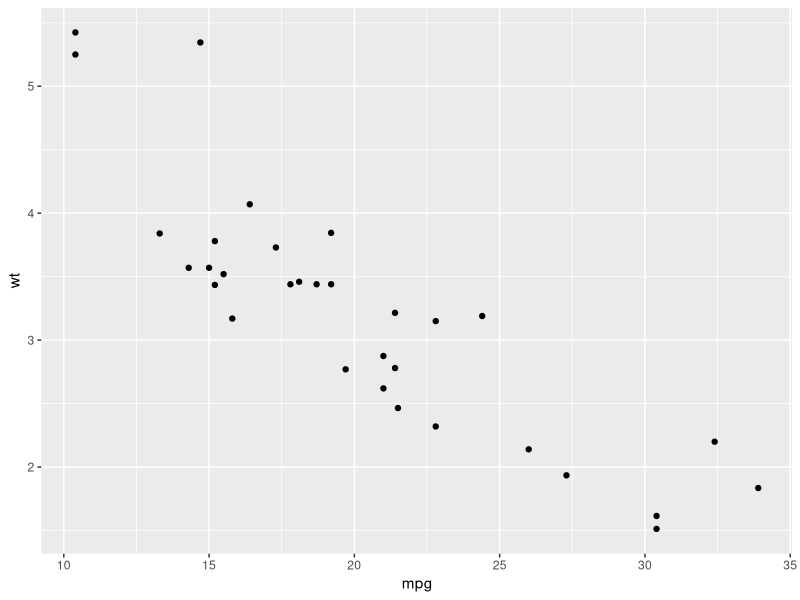
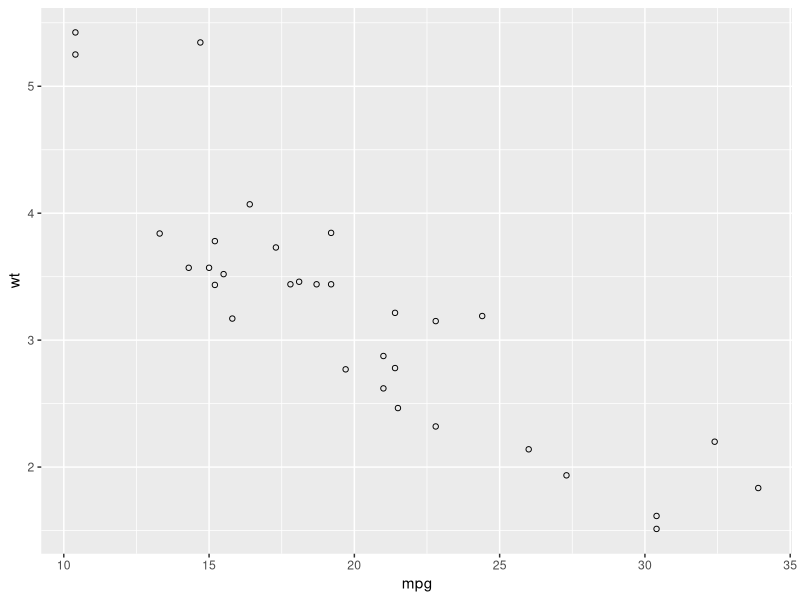
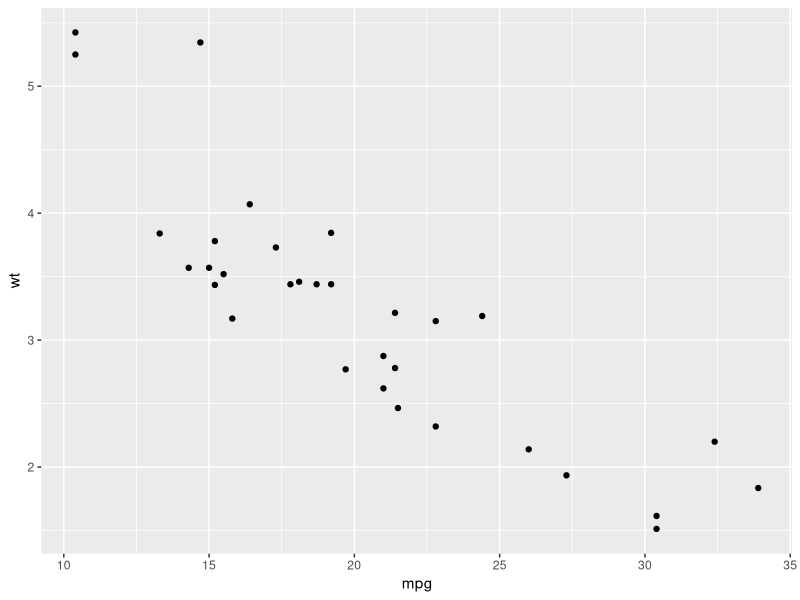
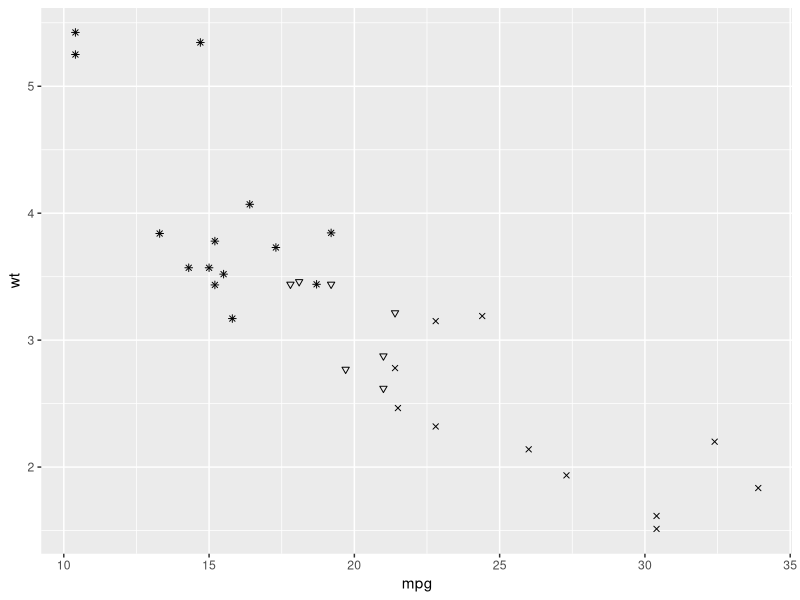
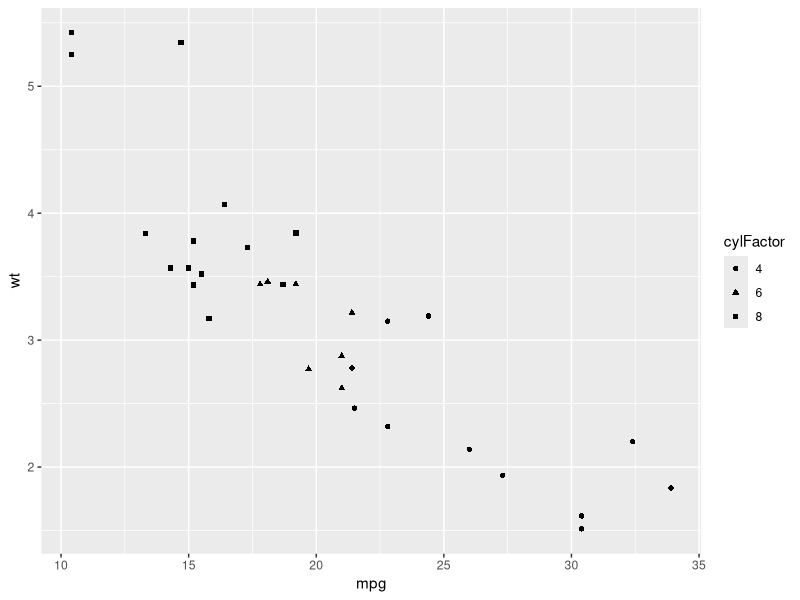
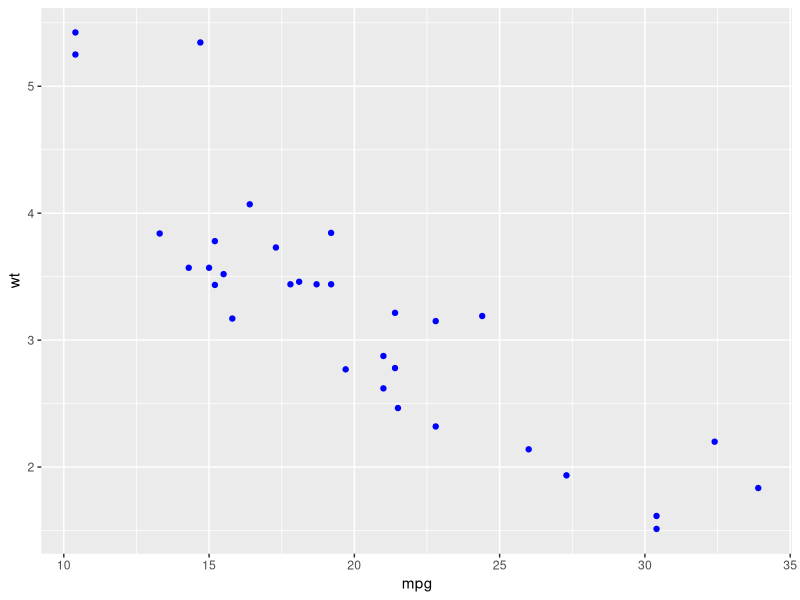
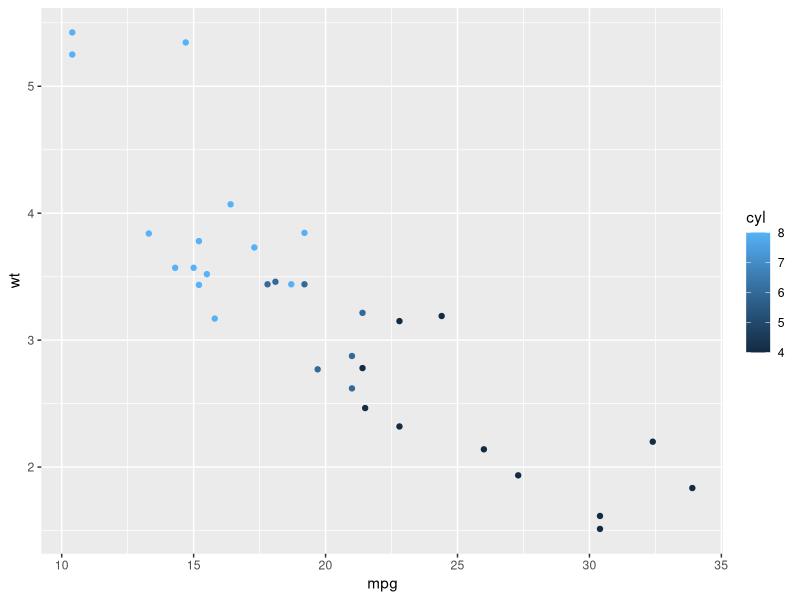
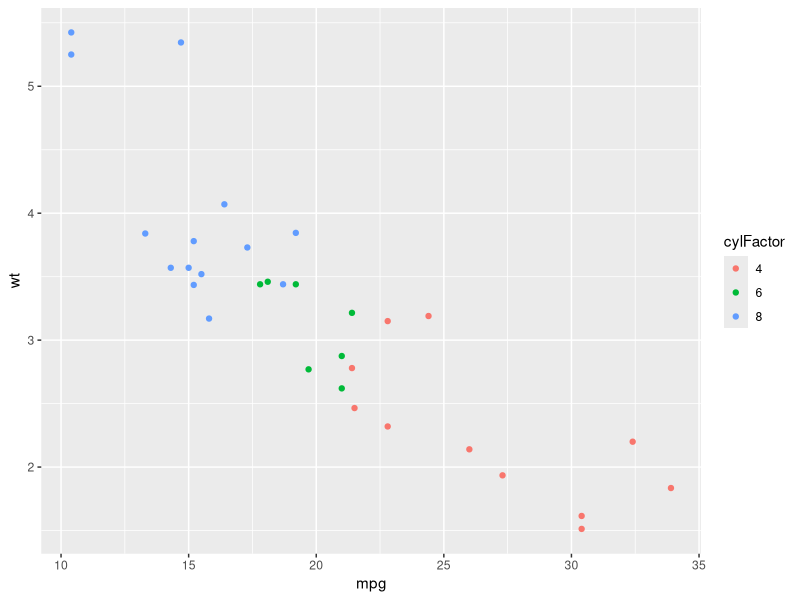

These charts were generated, in order, by the following R code:
## ---- chunk 1
library(ggplot2)
## ---- chunk 2
qplot(mpg,wt,data = mtcars)
## ---- chunk 3
ggplot(mtcars,aes(x= mpg, y= wt)) + geom_point(shape=1)
## ---- chunk 4
ggplot(mtcars, aes(x=mpg, y=wt)) + geom_point(shape=19)
## ---- chunk 5
ggplot(mtcars, aes(x=mpg,y=wt,shape=cyl)) + geom_point() + scale_shape_identity()
## ---- chunk 6
mtcars$cylFactor<- factor(mtcars$cyl)
## ---- chunk 7
ggplot(mtcars,aes(x=mpg,y=wt,shape=cylFactor)) + geom_point()
## ---- chunk 8
ggplot(mtcars,aes(x=mpg,y=wt)) + geom_point(shape=19, colour="blue")
## ---- chunk 9
ggplot(mtcars, aes(x=mpg,y=wt, color = cyl))+ geom_point(shape=19)
## ---- chunk 10
ggplot(mtcars,aes(x=mpg,y=wt,color=cylFactor)) + geom_point(shape=19)
## ---- chunk 11
ggplot(mtcars,aes(x=mpg,y=wt,color=cylFactor)) + geom_point(shape=19) + labs(colour="Cylinders")
## ---- chunk 12
ggplot(mtcars,aes(x=mpg,y=wt,color=cylFactor)) + geom_point(shape=19) + xlab("Miles per Gallon") + ylab("Weight") + labs(colour = "Cylinders") + ggtitle("Scatterplot")
## ---- chunk 13
?EuStockMarkets
## ---- chunk 14
EuStockDF <- as.data.frame(EuStockMarkets)
## ---- chunk 15
head(EuStockDF)
## ---- chunk 16
ggplot(EuStockDF,aes(x=c(1:nrow(EuStockDF)), y=DAX)) + geom_line()
## ---- chunk 17
ggplot(EuStockDF,aes(x=c(1:nrow(EuStockDF)),y=DAX)) + geom_line(linewidth=1.5) + labs(x="Stocks") 
## ---- chunk 18
ggplot(EuStockDF,aes(x=c(1:nrow(EuStockDF)), y=DAX)) + geom_line(linewidth=1.5, colour="light blue") + labs(x="Time",y="Stocks")
## ---- chunk 19
dax_smi_plot <- ggplot()+
  geom_line(data = EuStockDF,aes(x=c(1:nrow(EuStockDF)), y= DAX),linewidth = 1.5, colour="light blue") + 
  geom_line(data = EuStockDF,aes(x=c(1:nrow(EuStockDF)), y=DAX),linwidht=1.5, colour="red") + 
  labs(x="Time", y="Stocks")
print(dax_smi_plot)
## ---- chunk 20
all_stocks <- ggplot() +
  geom_line(data = EuStockDF,aes(x=c(1:nrow(EuStockDF)),y=DAX), linewidth=1, colour="light blue") +
  geom_line(data = EuStockDF,aes(x=c(1:nrow(EuStockDF)),y=SMI), linewidth=1, colour="red") +
  geom_line(data = EuStockDF,aes(x=c(1:nrow(EuStockDF)),y=CAC), linewidth=1, colour="purple") +
  geom_line(data = EuStockDF,aes(x=c(1:nrow(EuStockDF)),y=FTSE), linewidth=1, colour="green") +
  labs(x = "Time", y = "Stocks")

print(all_stocks)
## ---- chunk 21
legend_stocks <- all_stocks + xlab("Days") + ylab("Price") + ggtitle(" Eu Stocks")
print(legend_stocks)
## ---- chunk 22
ggplot(mtcars,aes(x=mpg,y=wt)) + geom_point(shape=19) + 
  geom_smooth(method = "lm", se= FALSE, color = "red")
## ---- chunk 23
# se = TRUE -> el intervalo de confianza aparece (default=TRUE)
ggplot(mtcars,aes(x=mpg,y=wt, color=cylFactor)) + geom_point(shape=19) + geom_smooth(method = "lm", se=TRUE, color="red")
## ---- chunk 24
ggplot(mtcars,aes(x=mpg,y=wt, color=cylFactor)) + geom_point(shape=19) +
  geom_smooth(method = "lm", se=TRUE, color="red") + xlab("Miles per Gallon") +
  ylab("Weight") + labs(colour="Cylinders") +ggtitle("Linear Regression")
## ---- chunk 25
ggplot(mtcars,aes(x=mpg,y=wt,color=cylFactor)) + geom_point(shape=19) +
  geom_smooth(method="auto" , se=TRUE, color = "red")+ xlab("Miles per Gallon")+ 
                ylab("Weight") + labs(colour ="Cylinders")+ ggtitle("Gaussian Regression")
